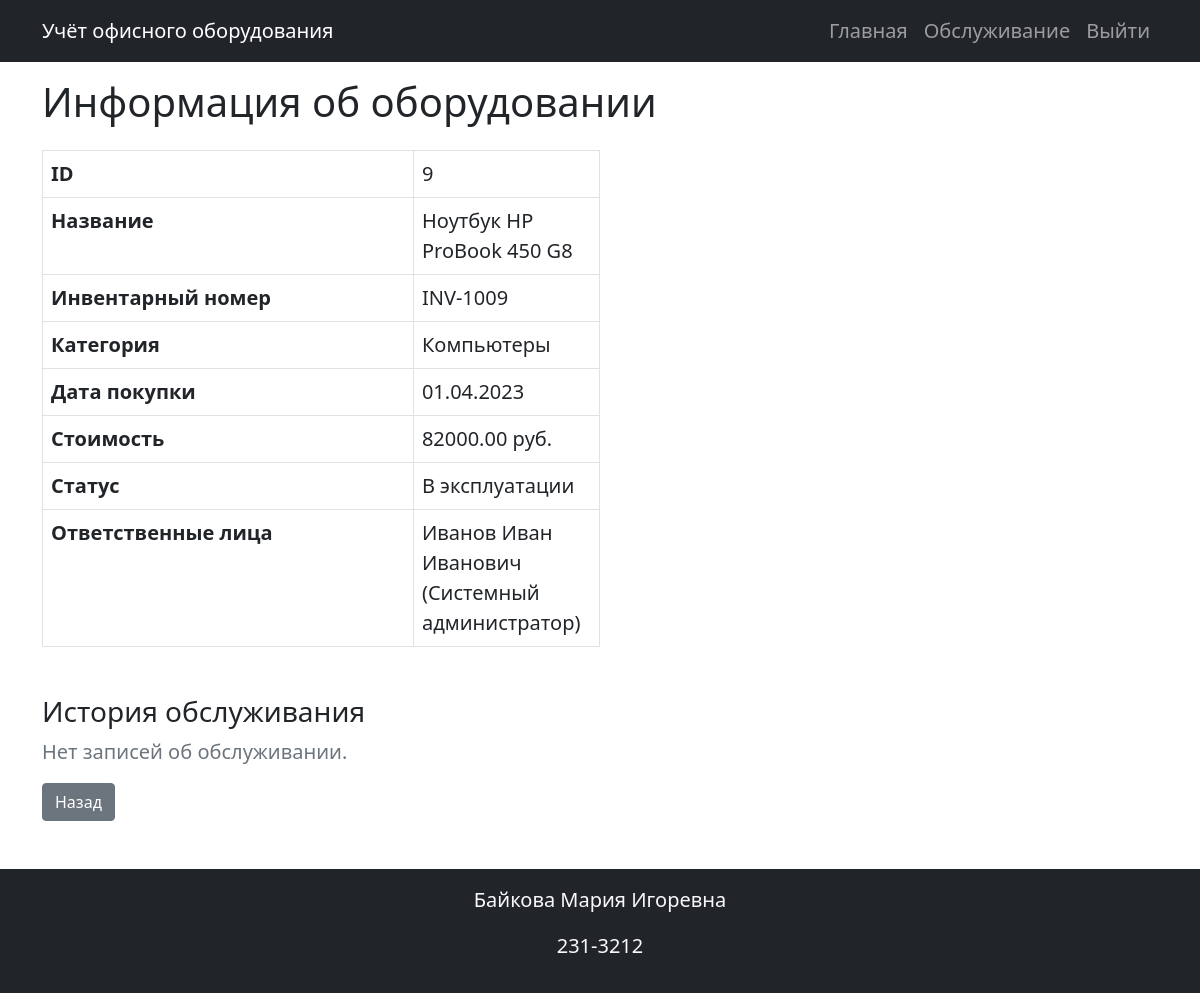
Page /equipment/9 (signed in) on the earlier database version.
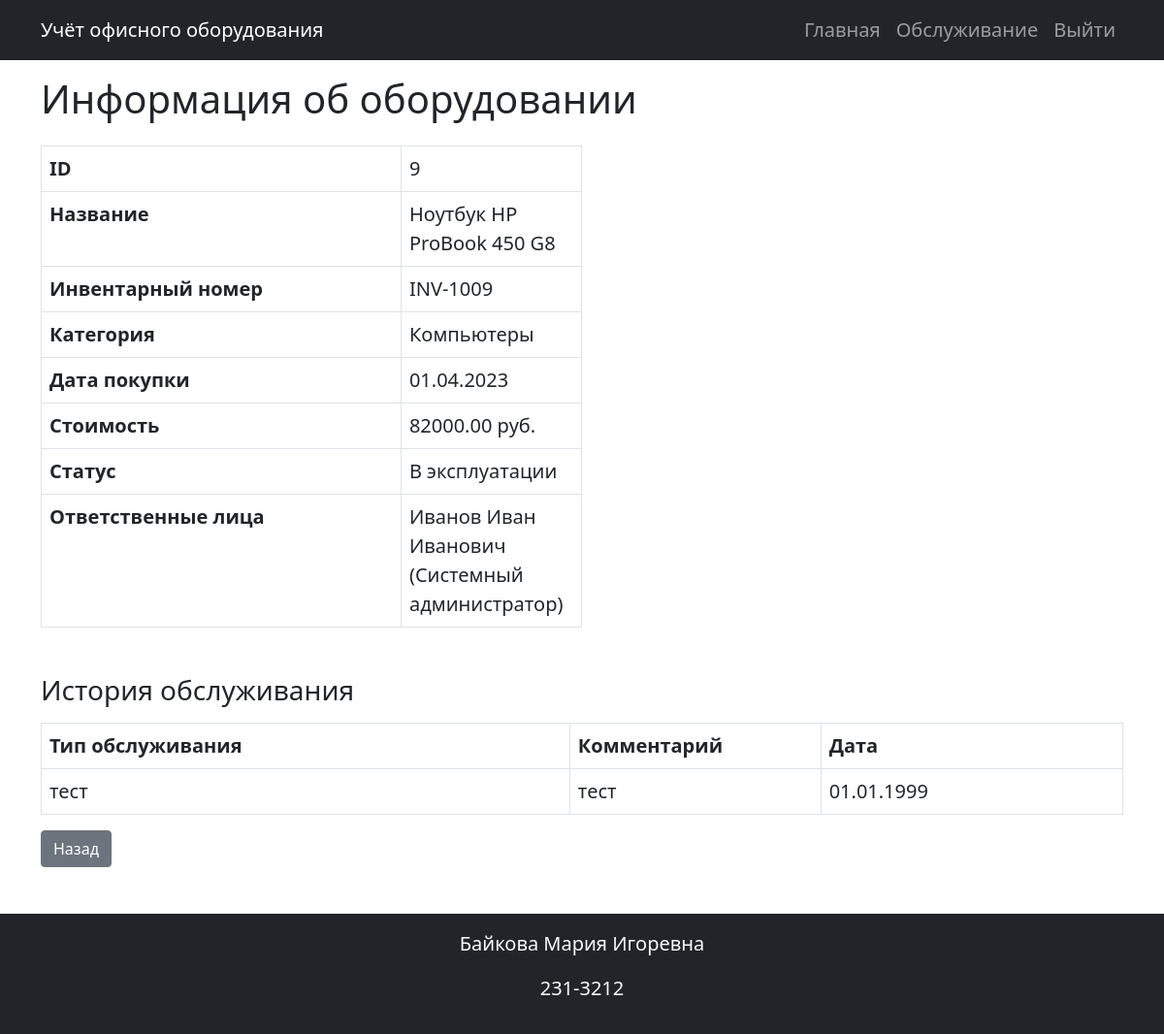
Same page on the later database version.
### models.py (models this page shows)
class ResponsiblePerson(db.Model):
    id = db.Column(db.Integer, primary_key=True)
    full_name = db.Column(db.String(255), nullable=False)
    position = db.Column(db.String(100), nullable=False)
    contact_info = db.Column(db.String(255), nullable=False)
    equipments = db.relationship('Equipment', secondary=equipment_responsible, back_populates='responsible_persons')

class ServiceHistory(db.Model):
    id = db.Column(db.Integer, primary_key=True)
    equipment_id = db.Column(db.Integer, db.ForeignKey('equipment.id'), nullable=False)
    date = db.Column(db.Date, nullable=False)
    service_type = db.Column(db.String(100), nullable=False)
    comment = db.Column(db.Text)

### equipment_bp.py (the view)
@equipment_bp.route('/<int:equipment_id>')
@login_required
@check_rights('view_equipment')
def view_equipment(equipment_id):
    equipment = Equipment.query.get_or_404(equipment_id)
    service_history = []
    if current_user.role.name in ['Admin', 'Technician']:
        service_history = ServiceHistory.query.filter_by(equipment_id=equipment.id).order_by(ServiceHistory.date.desc()).all()
    return render_template('view_equipment.html', equipment=equipment, service_history=service_history)

### app.py (called while the page is built, shortened)
@login_manager.user_loader
def load_user(user_id):
    return db.session.get(User, int(user_id))

@app.before_request
def init_db():
    db.create_all()

### permission.py (called while the page is built)
def check_rights(permission):
    def decorator(view_func):
        @wraps(view_func)
        def wrapper(*args, **kwargs):
            role_name = current_user.role.name if current_user.is_authenticated and current_user.role else None
            allowed = permission in ROLE_PERMISSIONS.get(role_name, set())
            if not allowed:
                flash("У вас недостаточно прав для доступа к данной странице.", "warning")
                return redirect(url_for("index"))
            return view_func(*args, **kwargs)
        return wrapper
    return decorator

### templates/view_equipment.html
{% extends 'base.html' %}
{% block content %}
<h1 class="mb-4">Информация об оборудовании</h1>
<table class="table table-bordered w-50">
    <tr>
        <th>ID</th>
        <td>{{ equipment.id }}</td>
    </tr>
    <tr>
        <th>Название</th>
        <td>{{ equipment.name }}</td>
    </tr>
    <tr>
        <th>Инвентарный номер</th>
        <td>{{ equipment.inventory_number }}</td>
    </tr>
    <tr>
        <th>Категория</th>
        <td>{{ equipment.category.name }}</td>
    </tr>
    <tr>
        <th>Дата покупки</th>
        <td>{{ equipment.purchase_date.strftime('%d.%m.%Y') if equipment.purchase_date else '—' }}</td>
    </tr>
    <tr>
        <th>Стоимость</th>
        <td>{{ equipment.cost }} руб.</td>
    </tr>
    <tr>
        <th>Статус</th>
        <td>{{ equipment.status }}</td>
    </tr>
    <tr>
        <th>Ответственные лица</th>
        <td>
            {% for person in equipment.responsible_persons %}
                {{ person.full_name }} ({{ person.position }}){% if not loop.last %}, {% endif %}
            {% else %}
                —
            {% endfor %}
        </td>
    </tr>
</table>
{% if current_user.role.name in ['Admin', 'Technician'] %}
    <h3 class="mt-5">История обслуживания</h3>
    {% if service_history %}
        <table class="table table-bordered mt-3">
            <thead>
                <tr>
                    <th>Тип обслуживания</th>
                    <th>Комментарий</th>
                    <th>Дата</th>
                </tr>
            </thead>
            <tbody>
                {% for record in service_history %}
                    <tr>
                        <td>{{ record.service_type }}</td>
                        <td>{{ record.comment or '—' }}</td>
                        <td>{{ record.date.strftime('%d.%m.%Y') }}</td>
                    </tr>
                {% endfor %}
            </tbody>
        </table>
    {% else %}
        <p class="text-muted">Нет записей об обслуживании.</p>
    {% endif %}
{% endif %}
<a href="{{ url_for('index') }}" class="btn btn-secondary">Назад</a>
{% endblock %}

Differences in the rows shown:
added ServiceHistory: service_type "тест", comment "тест", date "01.01.1999"
Other differences:
text no longer shown: "Нет записей об обслуживании."
text now shown: "Тип обслуживания Комментарий Дата"
